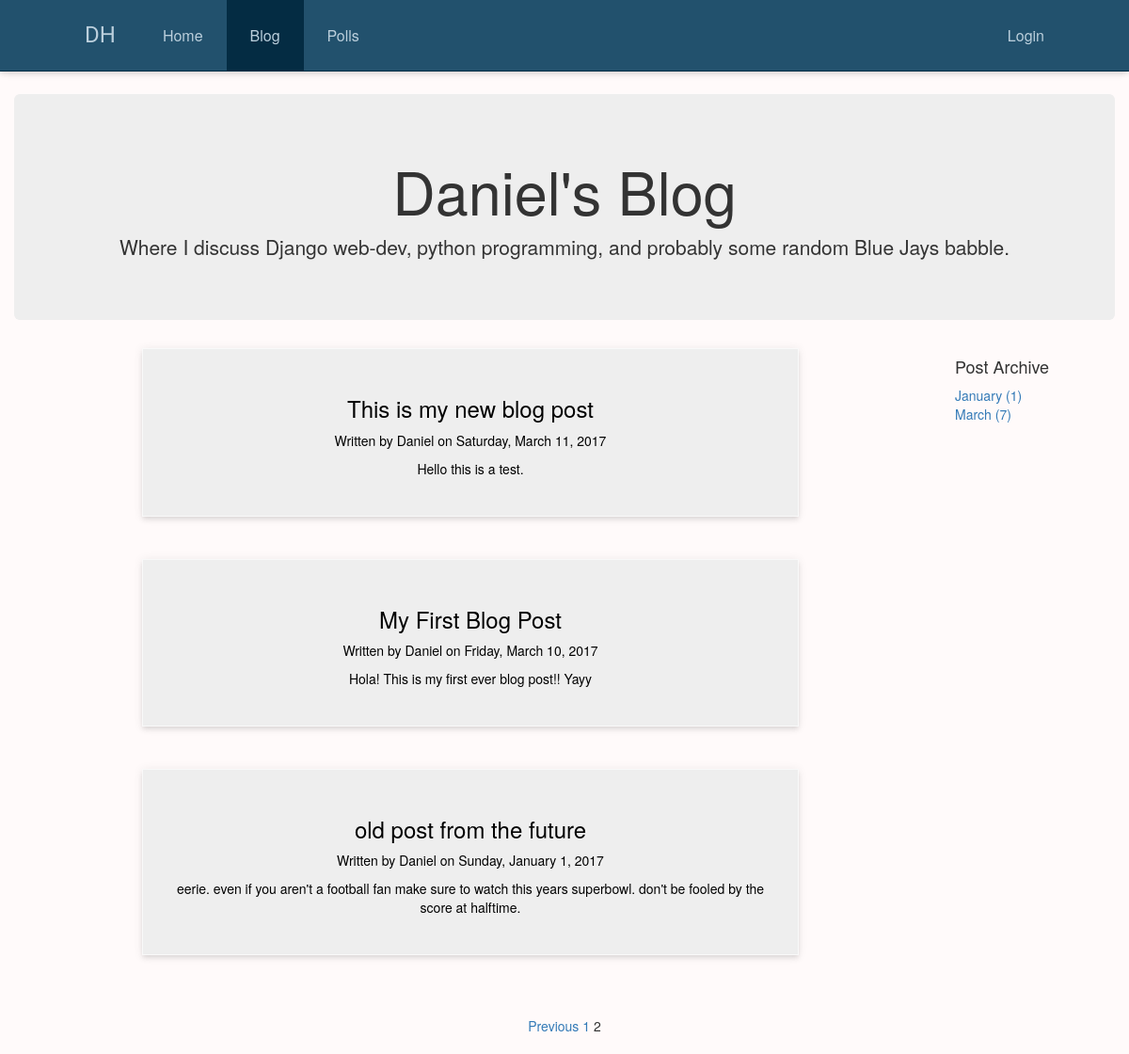
The app's page /blog/?page=2, older data.
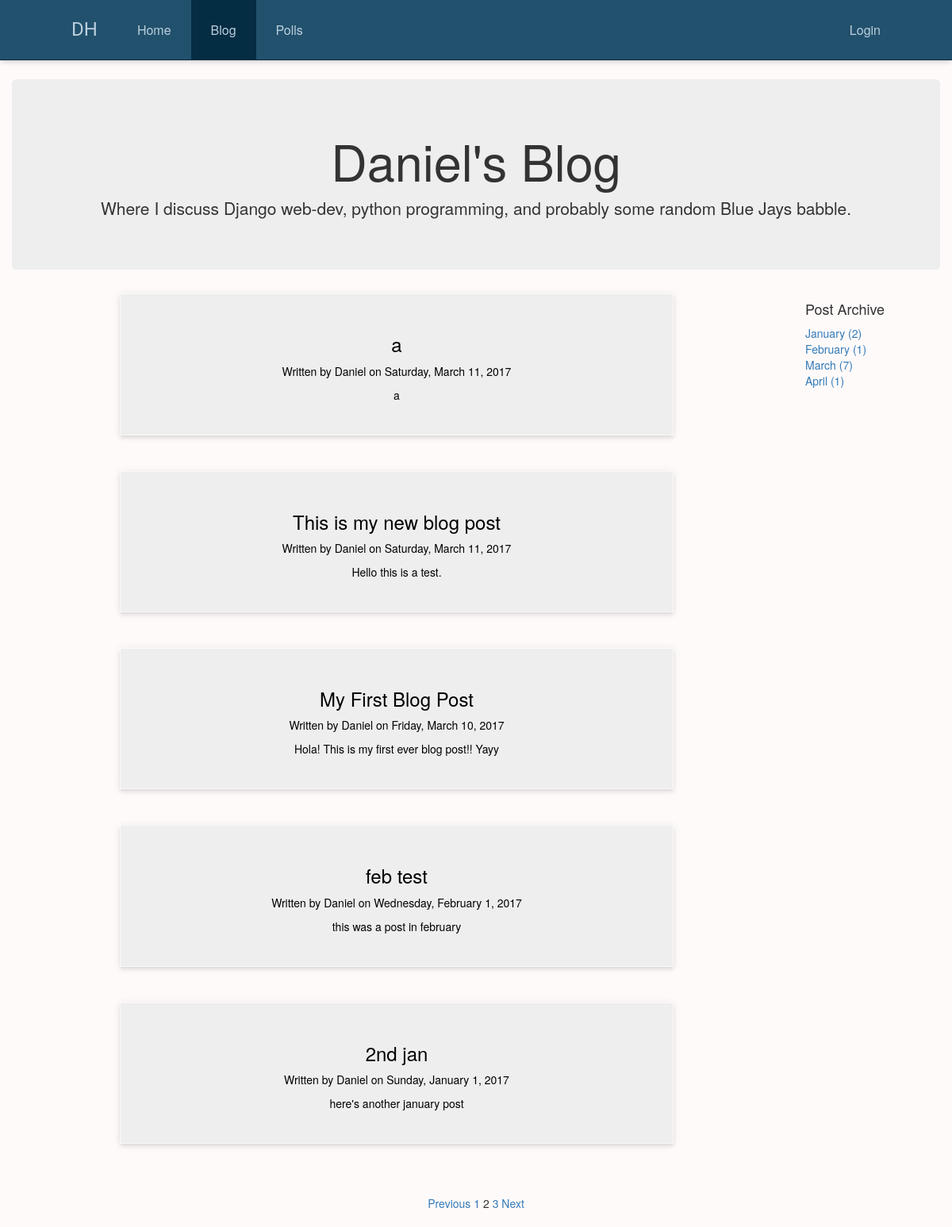
The same page, newer data.
### blog/models.py (models this page shows, shortened)
class Post(models.Model):
    author = models.ForeignKey(
        User,
        on_delete=models.CASCADE,
        )
    title = models.CharField(max_length=50)
    slug = models.SlugField(unique=True)
    post = models.TextField()
    pub_date = models.DateTimeField('date published', default=timezone.now)

### blog/views.py (the view)
class IndexView(ListView):
    template_name = "blog/blog_index.html"
    queryset = Post.objects.all().order_by('-pub_date')
    context_object_name = 'posts'
    paginate_by = 5
    def get_context_data(self, **kwargs):
        context = super(IndexView, self).get_context_data(**kwargs)
        context['archive'] = Post.objects.annotate(month=TruncMonth('pub_date')).values('month').annotate(c=Count('id'))
        return context

### blog/templates/blog/blog_index.html
{% extends 'blog/base_blog.html' %}
{% block page_header %}
  <div class="jumbotron">
    <h1>Daniel's Blog</h1>
    <p>
      Where I discuss Django web-dev, python programming, and probably some random Blue Jays babble.
    </p>
  </div>
{% endblock page_header %}

### blog/templates/blog/base_blog.html
{% extends 'home/base.html' %}
{% block blog_active %}
  active
{% endblock %}
{% block content %}
  {% block page_header %}
  {% endblock page_header %}
  <div class="row">
    <div class="col-md-10">
      {% block post_list %}
        {% for post in posts %}
          <a class="post" href="{% url 'blog:detail' post.slug %}">
            <div class="post-card">
              <h3 class="post-title">
                {{ post.title }}
              </h3>
              <p class="post-author">
                Written by {{ post.author|title }} on {{ post.pub_date|date:"l, F j, Y" }}
              </p>
              <p class="text-align post-index-content">
                {{ post.post|linebreaksbr|truncatewords:50 }}
              </p>
            </div>
          </a>
        {% endfor %}
      {% endblock %}
    </div>
    <div class="col-md-2 text-left">
      {% block archive %}
        <h4>Post Archive</h4>
          {% for month in archive %}
            <div>
              <a href="{% url 'blog:archive' month.month|date:'Y' month.month|date:'m' %}">
                {{ month.month|date:"F" }}
                <span>({{ month.c }})</span>
              </a>
            </div>
          {% endfor %}
      {% endblock %}
    </div>
  </div>
  {% block pagination %}
    <div class="pagination">
      {% if page_obj.has_previous %}
        <span class="paginator-prev"><a href="{% block pag_prev_url %}{% url 'blog:index' %}?page={{ page_obj.previous_page_number }}{% endblock %}">Previous</a></span>
      {% endif %}
      {% for page in paginator.page_range %}
        {% if page == page_obj.number %}
          <span class="pagination-cur-page">{{ page_obj.number }}</span>
        {% else %}
          <span class="step-links"><a href="{% block pag_step_url %}{% url 'blog:index' %}?page={{ page }}{% endblock %}">{{ page }}</a></span>
        {% endif %}
      {% endfor %}
      {% if page_obj.has_next %}
        <span class="paginator-next"><a href="{% block pag_next_url %}{% url 'blog:index' %}?page={{ page_obj.next_page_number }}{% endblock %}">Next</a></span>
      {% endif %}
    </div>
  {% endblock pagination %}
{% endblock %}

Row changes from the older to the newer data that the page shows:
no longer on this page (row unchanged): Post: title "old post from the future", author "Daniel", pub_date "Sunday, January 1, 2017", post "eerie. even if you aren't a football fan make sure to watch this years superbowl. don't be fooled by the score at halftime."
now on this page (row unchanged): Post: title "a", author "Daniel", pub_date "Saturday, March 11, 2017", post "a"
added Post: title "feb test", author "Daniel", pub_date "Wednesday, February 1, 2017", post "this was a post in february"
added Post: title "2nd jan", author "Daniel", pub_date "Sunday, January 1, 2017", post "here's another january post"
Text that changed along with them:
new list line: "January ( 2 )"
new list line: "February ( 1 )"
new list line: "April ( 1 )"
new list line: "3"
text now shown: "Next"
list line gone: "January ( 1 )"
